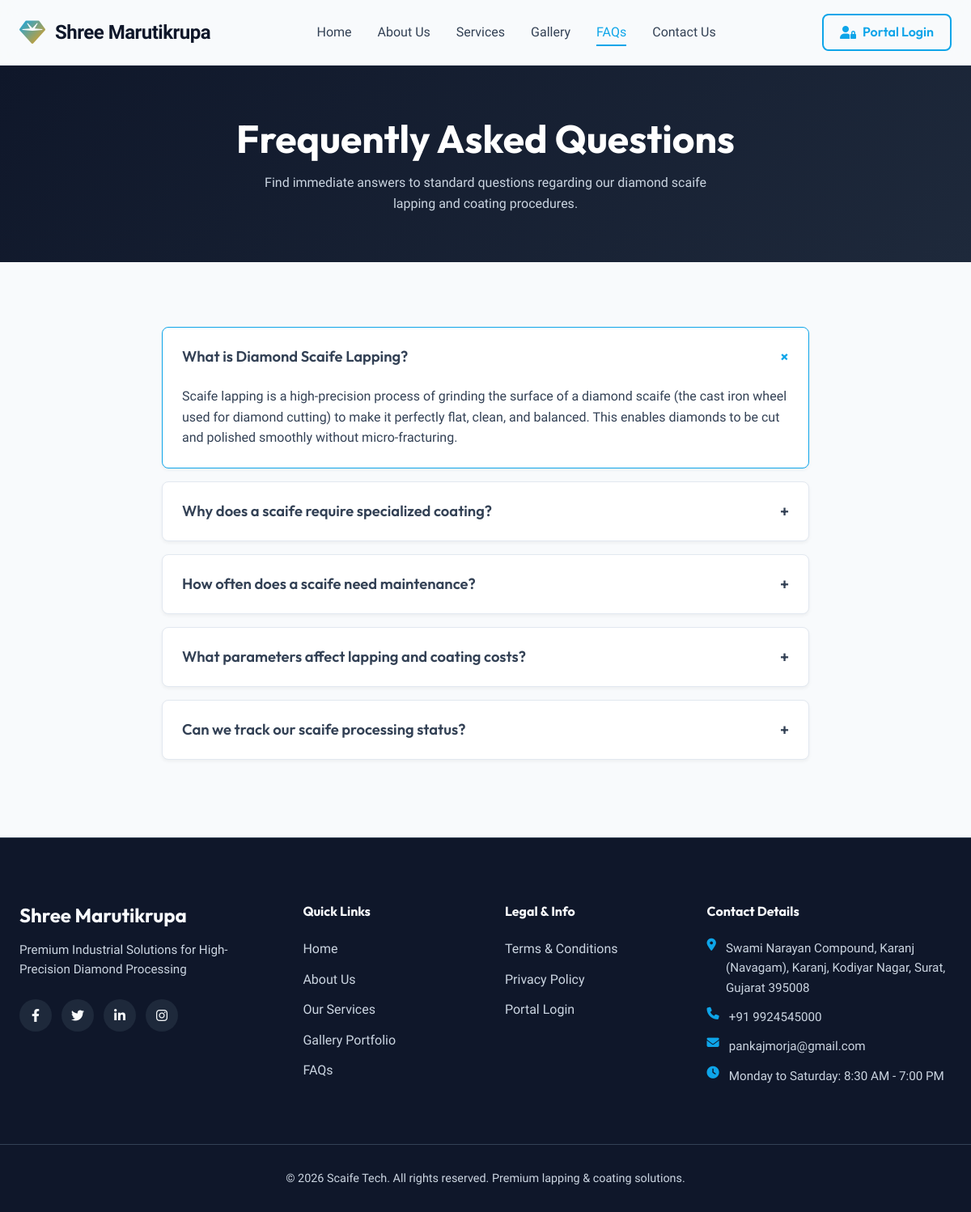
Before: /faqs/ with the older database file.
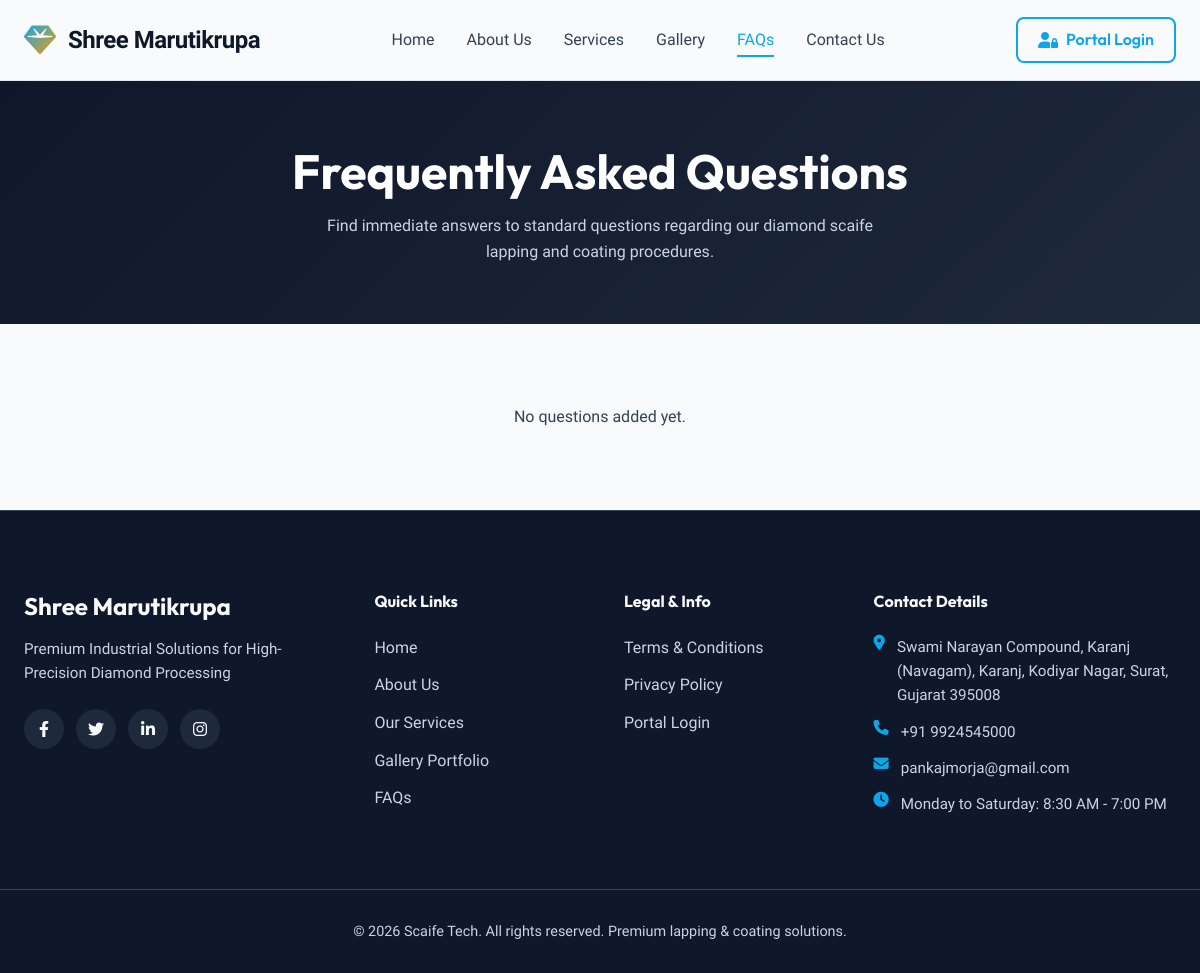
After: the same page with the newer database file.
### core/models.py (models this page shows, shortened)
class FAQ(models.Model):
    question = models.CharField(max_length=255)
    answer = models.TextField()
    display_order = models.IntegerField(default=0)
    is_active = models.BooleanField(default=True)
    class Meta:
        ordering = ['display_order']

### core/views.py (the view)
# urls.py: path('faqs/', views.faqs, name='faqs'),
def faqs(request):
    faqs_list = FAQ.objects.filter(is_active=True)
    return render(request, 'faq.html', {'faqs': faqs_list})

### core/context_processors.py (called while the page is built)
def branding_context(request):
    try:
        settings = BrandingSettings.get_solo()
    except Exception:
        settings = None
    return {'branding': settings}

### core/models.py (called while the page is built)
    @classmethod
    def get_solo(cls):
        obj, created = cls.objects.get_or_create(id=1)
        return obj

### core/templates/faq.html (shortened to what this page needs)
{% extends 'base.html' %}
{% load static %}
{% block content %}
<section class="section-padding" style="background: linear-gradient(135deg, var(--bg-dark-900) 0%, var(--bg-dark-800) 100%); color: white; padding: 60px 0; text-align: center;">
    <div class="container">
        <h1 style="color: white; font-size: 3rem; margin-bottom: 12px;">Frequently Asked Questions</h1>
        <p style="color: var(--txt-light-300); max-width: 600px; margin: 0 auto;">Find immediate answers to standard questions regarding our diamond scaife lapping and coating procedures.</p>
    </div>
</section>
<section class="section-padding">
    <div class="container">
        <div class="faq-accordion">
            {% for faq in faqs %}
                <div class="faq-item {% if forloop.first %}active{% endif %}">
                    <div class="faq-question">
                        <span>{{ faq.question }}</span>
                        <span class="faq-icon">+</span>
                    </div>
                    <div class="faq-answer">
                        <p>{{ faq.answer }}</p>
                    </div>
                </div>
            {% empty %}
                <p class="text-center">No questions added yet.</p>
            {% endfor %}
        </div>
    </div>
</section>
{% endblock %}

Changed rows visible on the page:
removed FAQ: question "What is Diamond Scaife Lapping?", answer "Scaife lapping is a high-precision process of grinding the surface of a diamond scaife (the cast iron wheel used for diamond cutting) to make it perfectly flat, clean, and balanced. This enables diamonds to be cut and polished smoothly without micro-fracturing."
removed FAQ: question "Why does a scaife require specialized coating?"
removed FAQ: question "How often does a scaife need maintenance?"
removed FAQ: question "What parameters affect lapping and coating costs?"
removed FAQ: question "Can we track our scaife processing status?"
Other visible differences:
text now shown: "No questions added yet."
